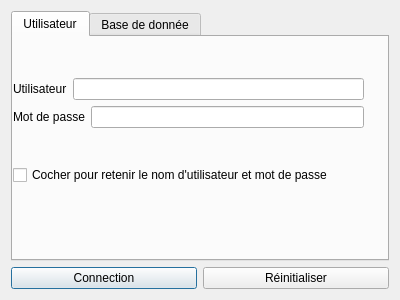
<?xml version="1.0" encoding="UTF-8"?>
<ui version="4.0">
 <class>MdpDialog</class>
 <widget class="QDialog" name="MdpDialog">
  <property name="geometry">
   <rect>
    <x>0</x>
    <y>0</y>
    <width>400</width>
    <height>300</height>
   </rect>
  </property>
  <property name="windowTitle">
   <string>Connection</string>
  </property>
  <layout class="QVBoxLayout" name="verticalLayout_4">
   <item>
    <widget class="QTabWidget" name="tabWidget">
     <property name="currentIndex">
      <number>0</number>
     </property>
     <widget class="QWidget" name="Tab">
      <attribute name="title">
       <string>Utilisateur</string>
      </attribute>
      <widget class="QWidget" name="layoutWidget">
       <property name="geometry">
        <rect>
         <x>0</x>
         <y>10</y>
         <width>351</width>
         <height>171</height>
        </rect>
       </property>
       <layout class="QVBoxLayout" name="verticalLayout_3">
        <item>
         <layout class="QVBoxLayout" name="verticalLayout_2">
          <item>
           <layout class="QHBoxLayout" name="horizontalLayout_2">
            <item>
             <widget class="QLabel" name="label_user">
              <property name="text">
               <string>Utilisateur</string>
              </property>
             </widget>
            </item>
            <item>
             <widget class="QLineEdit" name="lineEdit_user"/>
            </item>
           </layout>
          </item>
          <item>
           <layout class="QHBoxLayout" name="horizontalLayout_3">
            <item>
             <widget class="QLabel" name="label_mdp">
              <property name="text">
               <string>Mot de passe</string>
              </property>
             </widget>
            </item>
            <item>
             <widget class="QLineEdit" name="lineEdit_mdp"/>
            </item>
           </layout>
          </item>
         </layout>
        </item>
        <item>
         <widget class="QCheckBox" name="checkBox_save">
          <property name="text">
           <string>Cocher pour retenir le nom d'utilisateur et mot de passe</string>
          </property>
         </widget>
        </item>
       </layout>
      </widget>
     </widget>
     <widget class="QWidget" name="tab_2">
      <attribute name="title">
       <string>Base de donnée</string>
      </attribute>
      <widget class="QWidget" name="layoutWidget">
       <property name="geometry">
        <rect>
         <x>20</x>
         <y>20</y>
         <width>321</width>
         <height>151</height>
        </rect>
       </property>
       <layout class="QVBoxLayout" name="verticalLayout">
        <item>
         <layout class="QHBoxLayout" name="horizontalLayout_6">
          <item>
           <widget class="QLabel" name="label_bdd">
            <property name="text">
             <string>Base de donnée</string>
            </property>
           </widget>
          </item>
          <item>
           <widget class="QLineEdit" name="lineEdit_bddp"/>
          </item>
         </layout>
        </item>
        <item>
         <layout class="QHBoxLayout" name="horizontalLayout_5">
          <item>
           <widget class="QLabel" name="label_hote">
            <property name="text">
             <string>Nom d'hote</string>
            </property>
           </widget>
          </item>
          <item>
           <widget class="QLineEdit" name="lineEdit_hote"/>
          </item>
         </layout>
        </item>
        <item>
         <layout class="QHBoxLayout" name="horizontalLayout_4">
          <item>
           <widget class="QLabel" name="label_bd">
            <property name="text">
             <string>Nom base de donnée</string>
            </property>
           </widget>
          </item>
          <item>
           <widget class="QLineEdit" name="lineEdit_nombdd"/>
          </item>
         </layout>
        </item>
       </layout>
      </widget>
     </widget>
    </widget>
   </item>
   <item>
    <layout class="QHBoxLayout" name="horizontalLayout">
     <item>
      <widget class="QPushButton" name="pushButton_connection">
       <property name="font">
        <font>
         <weight>50</weight>
         <bold>false</bold>
         <kerning>true</kerning>
        </font>
       </property>
       <property name="text">
        <string>Connection</string>
       </property>
      </widget>
     </item>
     <item>
      <widget class="QPushButton" name="pushButton_reinit">
       <property name="text">
        <string>Réinitialiser</string>
       </property>
      </widget>
     </item>
    </layout>
   </item>
  </layout>
 </widget>
 <resources/>
 <connections/>
</ui>
